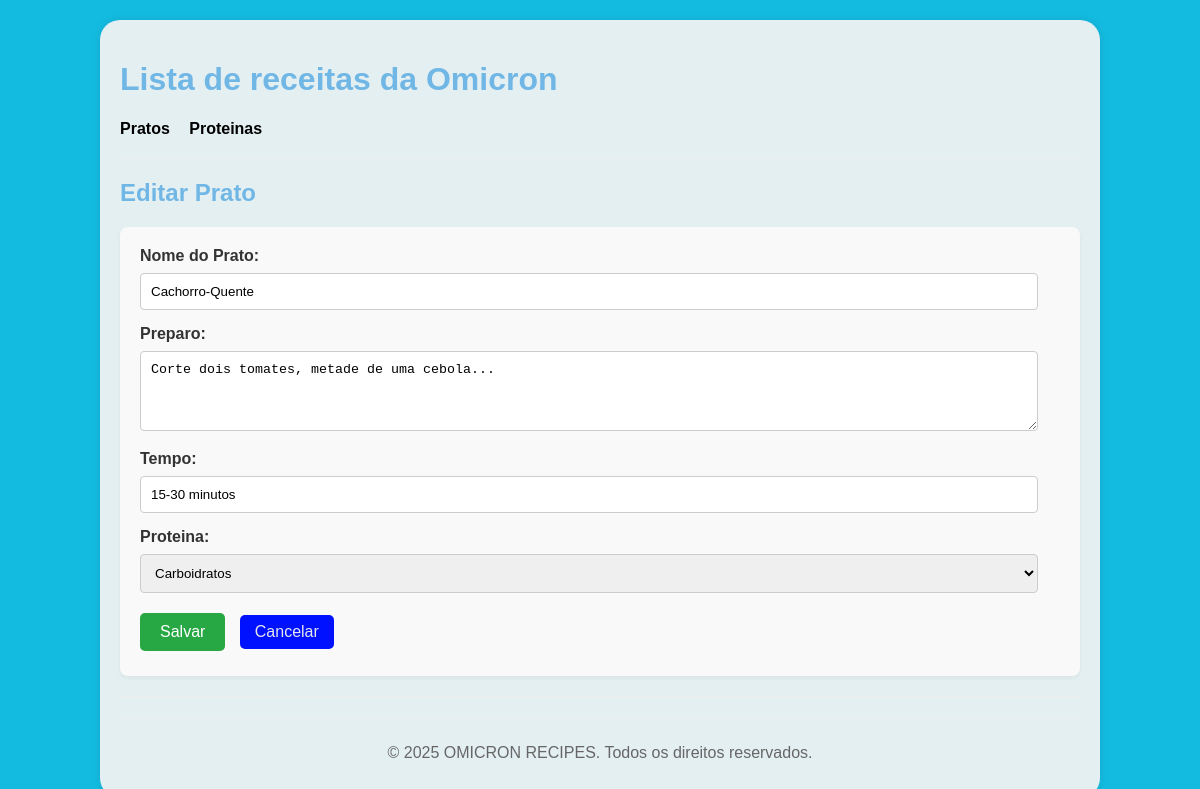
Before: /public/index.php?page=pratos&action=edit&id=2 with the older database file.
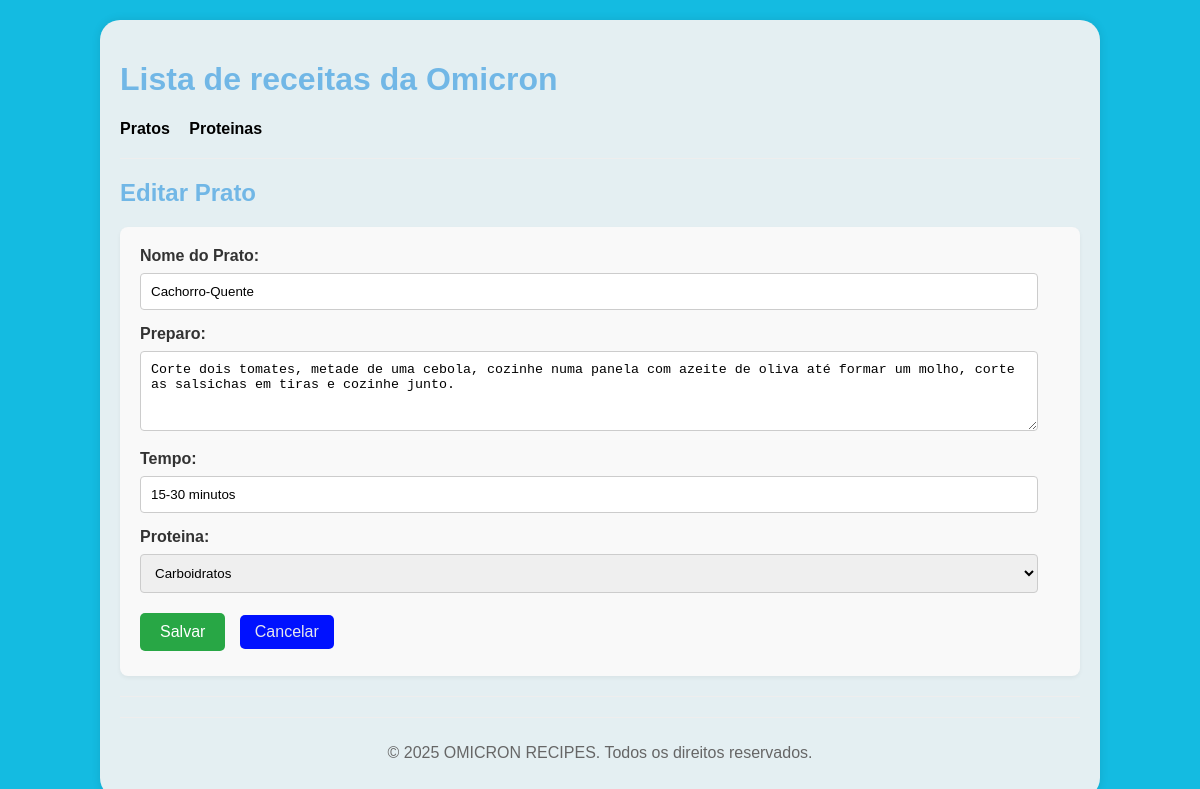
After: the same page with the newer database file.
### tables this page shows
CREATE TABLE IF NOT EXISTS pratos (
    id INT(11) NOT NULL AUTO_INCREMENT,
    nome VARCHAR(255) NOT NULL,
    preparo VARCHAR(255) NOT NULL,
    tempo VARCHAR(255) NOT NULL,
    proteina_id INT(11) NOT NULL,
    PRIMARY KEY (id),
    FOREIGN KEY (proteina_id) REFERENCES proteina(id) ON DELETE CASCADE
);

### controllers/PratoController.php (called while the page is built, shortened)
<?php
include_once '../config/database.php';
include_once '../models/Prato.php';
include_once '../models/Proteina.php';
class PratoController {
    private $prato;
    private $proteina;
    public function __construct() {
        $database = new Database();
        $this->conn = $database->getConnection();
        $this->prato = new Prato($this->conn);
        $this->proteina = new Proteina($this->conn);
    }
    public function readOne($id) {
        $this->prato->id = $id;
        $this->prato->readOne();
        return $this->prato;
    }
    public function getProteinas() {
        $stmt = $this->proteina->read();
        return $stmt;
    }
}
?>

### config/database.php (called while the page is built, shortened)
<?php
class Database {
    private $host = "localhost";
    private $db_name = "Receitas";
    private $username = "root";
    private $password = "";
    public function getConnection(){
        $this->conn = null;
        try{
            $this->conn = new PDO("mysql:host=" . $this->host . ";dbname=" . $this->db_name, $this->username, $this->password);
            $this->conn->exec("set names utf8");
        }catch(PDOException $exception){
            echo "Erro de conexão: " . $exception->getMessage();
        }
        return $this->conn;
    }
}
?>

### models/Prato.php (called while the page is built, shortened)
<?php
class Prato {
    private $conn;
    private $table_name = "pratos";
    public $id;
    public function __construct($db){
        $this->conn = $db;
    }
    function readOne(){
        $query = "SELECT
                    c.nome as proteina_nome, p.id, p.nome, p.preparo, p.tempo, p.proteina_id
                FROM
                    " . $this->table_name . " p
                    LEFT JOIN
                        proteina c
                            ON p.proteina_id = c.id
                WHERE
                    p.id = ?
                LIMIT
                    0,1";
        $stmt = $this->conn->prepare( $query );
        $stmt->bindParam(1, $this->id);
        $stmt->execute();
        $row = $stmt->fetch(PDO::FETCH_ASSOC);
        $this->nome = $row["nome"];
        $this->preparo = $row["preparo"];
        $this->tempo = $row["tempo"];
        $this->proteina_id = $row["proteina_id"];
    }
}
?>

### models/Proteina.php (called while the page is built, shortened)
<?php
class Proteina {
    private $conn;
    private $table_name = "proteina";
    public function __construct($db){
        $this->conn = $db;
    }
    function read(){
        $query = "SELECT id, nome FROM " . $this->table_name . " ORDER BY id";
        $stmt = $this->conn->prepare($query);
        $stmt->execute();
        return $stmt;
    }
}
?>

### views/pratos/edit_prat.php (the view, shortened to what this page needs)
<?php
include_once __DIR__ .
'/../../controllers/PratoController.php';
$controller = new PratoController();
$id = isset($_GET['id']) ? $_GET['id'] : die('ID do produto não fornecido.');
$prato = $controller->readOne($id);
$proteinas_stmt = $controller->getProteinas();
include __DIR__ .
'/../../views/includes/header.php';
?>
<h2>Editar Prato</h2>
<form action="/CRUD%20trabalho/public/index.php?page=pratos&action=edit&id=<?php echo $id; ?>" method="POST">
    <label for="nome">Nome do Prato:</label>
    <input type="text" id="nome" name="nome" value="<?php echo htmlspecialchars($prato->nome, ENT_QUOTES); ?>" required>
    <label for="preparo">Preparo:</label>
    <textarea id="preparo" name="preparo"><?php echo htmlspecialchars($prato->preparo, ENT_QUOTES); ?></textarea>
    <label for="tempo">Tempo:</label>
    <input type="text" id="tempo" name="tempo" step="0.01" value="<?php echo htmlspecialchars($prato->tempo, ENT_QUOTES); ?>" required>
    <label for="proteina_id">Proteina:</label>
    <select id="proteina_id" name="proteina_id" required>
        <?php
        while ($proteina = $proteinas_stmt->fetch(PDO::FETCH_ASSOC)) {
            $selected = ($proteina['id'] == $prato->proteina_id) ? 'selected' : '';
            echo "<option value=\"" . $proteina['id'] . "\" {$selected}>" . $proteina['nome'] . "</option>";
        }
        ?>
    </select>
    <button type="submit" class="button">Salvar</button>
    <a href="/CRUD%20trabalho/public/index.php?page=pratos" class="button">Cancelar</a>
</form>
<?php include __DIR__ .
'/../../views/includes/footer.php'; ?>

Changed rows visible on the page:
changed pratos "Cachorro-Quente": preparo "Corte dois tomates, metade de uma cebola..." → "Corte dois tomates, metade de uma cebola, cozinhe numa panela com azeite de oliva até formar um molho, corte as salsichas em tiras e cozinhe junto."
